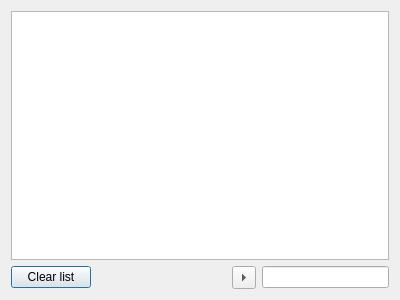
<?xml version="1.0" encoding="UTF-8"?>
<ui version="4.0">
 <class>DownloadsDialog</class>
 <widget class="QDialog" name="DownloadsDialog">
  <property name="geometry">
   <rect>
    <x>0</x>
    <y>0</y>
    <width>400</width>
    <height>300</height>
   </rect>
  </property>
  <property name="windowTitle">
   <string>Downloads</string>
  </property>
  <property name="windowIcon">
   <iconset resource="../resources.qrc">
    <normaloff>:/icons/download_map.xpm</normaloff>:/icons/download_map.xpm</iconset>
  </property>
  <layout class="QGridLayout" name="gridLayout">
   <item row="1" column="0">
    <widget class="QPushButton" name="clearPushButton">
     <property name="text">
      <string>Clear list</string>
     </property>
    </widget>
   </item>
   <item row="1" column="1">
    <spacer name="horizontalSpacer">
     <property name="orientation">
      <enum>Qt::Horizontal</enum>
     </property>
     <property name="sizeHint" stdset="0">
      <size>
       <width>129</width>
       <height>20</height>
      </size>
     </property>
    </spacer>
   </item>
   <item row="1" column="2">
    <widget class="QToolButton" name="toolButton">
     <property name="text">
      <string/>
     </property>
     <property name="autoRaise">
      <bool>false</bool>
     </property>
     <property name="arrowType">
      <enum>Qt::RightArrow</enum>
     </property>
    </widget>
   </item>
   <item row="1" column="3">
    <widget class="QLineEdit" name="filterLineEdit"/>
   </item>
   <item row="0" column="0" colspan="4">
    <widget class="QTableView" name="downloadsTableView">
     <property name="alternatingRowColors">
      <bool>true</bool>
     </property>
     <property name="selectionBehavior">
      <enum>QAbstractItemView::SelectRows</enum>
     </property>
     <property name="showGrid">
      <bool>false</bool>
     </property>
     <attribute name="horizontalHeaderVisible">
      <bool>true</bool>
     </attribute>
     <attribute name="verticalHeaderVisible">
      <bool>false</bool>
     </attribute>
     <attribute name="verticalHeaderVisible">
      <bool>false</bool>
     </attribute>
     <attribute name="horizontalHeaderVisible">
      <bool>true</bool>
     </attribute>
    </widget>
   </item>
  </layout>
 </widget>
 <resources>
  <include location="../resources.qrc"/>
 </resources>
 <connections>
  <connection>
   <sender>toolButton</sender>
   <signal>clicked()</signal>
   <receiver>filterLineEdit</receiver>
   <slot>clear()</slot>
   <hints>
    <hint type="sourcelabel">
     <x>245</x>
     <y>281</y>
    </hint>
    <hint type="destinationlabel">
     <x>302</x>
     <y>284</y>
    </hint>
   </hints>
  </connection>
 </connections>
</ui>
